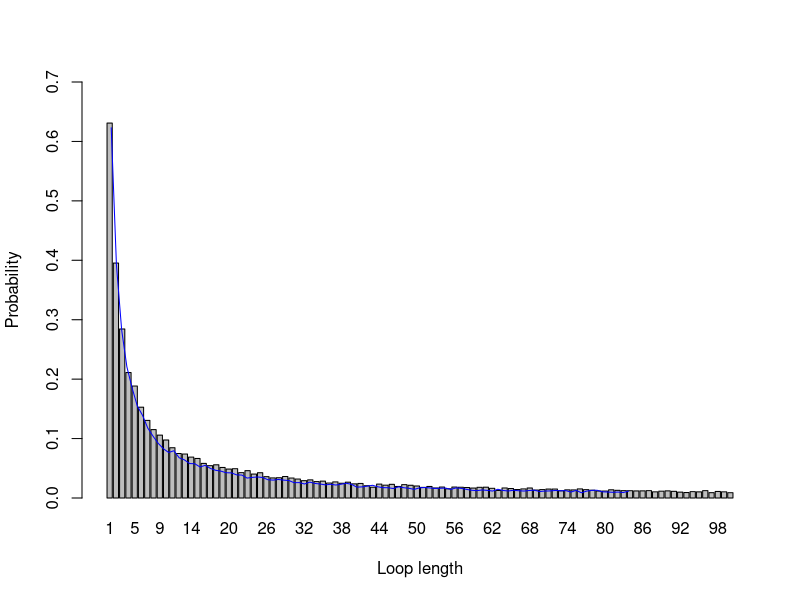

Write the R code that produced this figure.
# Group 18
# Member: Shangyun Sun(S2330859); Ziyi Gu(S2307232); Mengyao Zhang(S2049018).

# Github repo: https://github.com/SSYTOMATO/Groupwork18.git

# Shangyun Sun: wrote the function Unit, Pone and corresponding comments;
#               visualized the probability.
# Ziyi Gu: wrote part of the function dloop and corresponding comments;
#          provided all examples' codes and analysis.
# Mengyao Zhang: wrote the function Pall and part of the function dloop;
#                wrote the overview comment and comments for function Pall.
# Each of us double-checked and optimized others' codes.
# Everyone undertook roughly 1/3 of the work.

#-------------------------------------------------------------------------------

# This code tries to solve a particular problem by three different strategies,
# estimate the probability of success of each strategy by stochastic simulation
# and do some investigation of one strategy which performs surprisingly better.

# The problem: A room contains 2n boxes numbered from 1 to 2n. There are 2n
#              cards, each printed with a unique number from 1 to 2n and
#              randomly placed one in each box. 2n prisoners numbered from 1 to
#              2n need to find the card with their number on it by opening a 
#              maximum on n boxes. After each prisoner’s go, the room is set to
#              its original state and communication is not allowed. If all
#              prisoners succeed in finding their number, then they all go free.

# Strategy 1: The prisoner starts at the box with their number on it, opens it
#             and find the card with number k. If k is not their prisoner number,
#             they go to box number k, open it and repeat the process until they
#             have either found the card with their number on it, or opened n 
#             boxes without finding it.
# Strategy 2: As strategy 1, but starting from a randomly selected box.
# Strategy 3: They open n boxes at random, checking each card for their number.

#-------------------------------------------------------------------------------
# Function unit is a pre-function for other functions later. 
# Input of this function are n,k,first and box.
# 'n' is the maximum number that boxes can be opened. 'k' is the index of the 
# first prisoner. 'first' is the index of the first box we chosen.
# 'box' is the integer simulated randomly, which represents the number on the
# card contained in each box.
# This function is used to determine whether prisoners can successful within n
# times. If they success we define success as 1, otherwise we mark it as 0.
# 
# a pre function
Unit <- function(n,k,first,box){
  box_index <- first
  success <- 0
  for (i in 1:n){
    if (k != box[box_index]){
      box_index <- box[box_index]
    } else {
      success <- 1
      break
    }
  }
  success
}

#-------------------------------------------------------------------------------

# Function pone is used to estimate probability of single prisoners success in  
# each strategy within nreps experiments. 
# 'n' is used to calculate the number of prisoners (2*n) and box (2*n).
# 'k' is similar to the function Unit, which is the index of the first prisoner.
# 'strategy' can equal to 1,2,3, represents 3 strategies respectively.
# 'nreps' is the amount of experiments, which is defaulted to 10000.
# After we run this function we can get estimate success probability of
# those 3 strategies for individual prisoner.
# function Pone
Pone <- function(n,k,strategy,nreps=10000){
  
  success <- 0
    
    # strategy 1
  if (strategy == 1){
    for (rep in 1:nreps){
      box <- sample(2*n,2*n)
      success <- success + Unit(n,k,k,box)
    }
  }
    
    # strategy 2
  else if (strategy == 2){
    for (rep in 1:nreps){
      box <- sample(2*n,2*n)
      first <- sample(2*n,1)
      success <- success + Unit(n,k,first,box)
    }
  }
  
    # strategy 3
  else if(strategy == 3){
    for (rep in 1:nreps){
      choice <-sample(2*n,n)
      success <- success + k %in% choice
    }
  } 
  success/nreps
}

#-------------------------------------------------------------------------------

Pall <- function(n,strategy,nreps=10000){
  
  # Estimate the probability of all prisoners finding their number
  # By stochastic simulation
  
  # Input: n (the maximum number of boxes one prisoner can open, also, 2n is
  #           the number of prisoners, boxes and cards)
  #        strategy (take values of 1, 2, 3,
  #                  corresponding to strategies stated above)
  #        nreps (the number of replicate simulations to run in order to
  #               estimate the probability, with default value 10000)
  # Output: a float which is the probability of all prisoners finding their number
  
  success_num <- 0  # the times of simulations with result of success
  
  # strategy 1
  
  if (strategy == 1){
    for (rep in 1:nreps){     # loop for every simulation
      success <- 1            # 1 represents success, 0 represents failure
      box <- sample(2*n,2*n)  # place 2n card randomly
      for (k in 1:(2*n)){     # loop for every prisoner
        success <- success * Unit(n,k,k,box)  # variable success will remain 1
                                              # if every prisoner successes, but
                                              # will be 0 if any one fails
        if (success == 0){break}  # fail, no need to continue
      }
    success_num <- success_num + success  # if success, success_num will add 1
    }
  }
  
  # strategy 2
  
  else if (strategy == 2){      # similar as the strategy 1
    for (rep in 1:nreps){
      success <- 1
      box <- sample(2*n,2*n)
      for (k in 1:(2*n)){
        first <- sample(2*n,1)  # randomly choose the first box
        success <- success * Unit(n,k,first,box)
        if (success == 0){break}
      }
      success_num <- success_num + success  
    }
  }
  
  # strategy 3

  else {
    for (rep in 1:nreps){
      success <- 1
      for (k in 1:(2*n)){
        choice <-sample(2*n,n)  # randomly choose half of boxes 
        success <- success * k %in% choice # whether the prisoner's number is in
                                           # the boxes he chooses
        if (success == 0){break}
      }
      success_num <- success_num + success
    }
  } 
  
  success_num/nreps  # success probability = (the number of simulations with
                     # result of success) / (the total number of simulations) 
}

#-------------------------------------------------------------------------------

# Example codes for n = 5 and 50 with three different strategies
# results for each n is shown in a matrix
# row i is the result of strategy i
# column 1 is individual probability and column 2 is joint success probability

matrix_n5 <- matrix(0,3,2)
for (strategy in 1:3){
  matrix_n5[strategy,1] <- Pone(5,1,strategy)
  matrix_n5[strategy,2] <- Pall(5,strategy)
}
matrix_n5

# n = 50 matrix, row-strategy, column-indi/joint
matrix_n50 <- matrix(0,3,2)
for (strategy in 1:3){
  matrix_n50[strategy,1] <- Pone(50,1,strategy)
  matrix_n50[strategy,2] <- Pall(50,strategy)
}
matrix_n50

# Q4 here
# Joint success probability of strategy 2&3 are close to 0 but
# joint success probability of strategy 1 is surprisingly high
# The result is more obvious when n becomes larger.

#-------------------------------------------------------------------------------

# a new dloop function from zmy

dloop <- function(n,nreps=10000){
  freq <- rep(0,2*n)
  for (reps in 1:nreps){
    u <- sample(2*n,2*n)
    u_index <- 1:(2*n)
    len_list <- c()
    while (length(u_index) != 0){
      first <- u_index[1]
      k <- first
      ring <- k
      length <- 1
      while (u[k] != first){
        k <- u[k]
        length <- length + 1
        ring <- c(ring,k)
      }
      u_index <- u_index[-which(u_index %in% ring)]
      len_list <- c(len_list,length)
    }
    freq[which(1:(2*n) %in% len_list)] <- freq[which(1:(2*n) %in% len_list)] + 1
  }
  freq/nreps
}

test <- dloop(50)
test
prob <- 1 - sum(test[51:100])
prob



# Q6
x<-seq(1,100)

barplot(dloop(50),names=x,xlab = 'Loop length',ylab = 'Probability',ylim = c(0,0.7))
lines(x,dloop(50),type="l",col="blue")
# Analysis:
# When we perform the experiment with n=50. We can see from the graph 
# that a loop of length 1 has a higher probability compared to the other lengths.
# And as the length increases, the probability decreases abruptly. 
# When the length of the loop exceeds 50, the probability tends to zero.
# This is keeping up with our rules that the maximum number of boxes 
# that can be opened is n=50, otherwise it is considered a failure. 
# Therefore the probability of success in a loop of these lengths should be 0.
